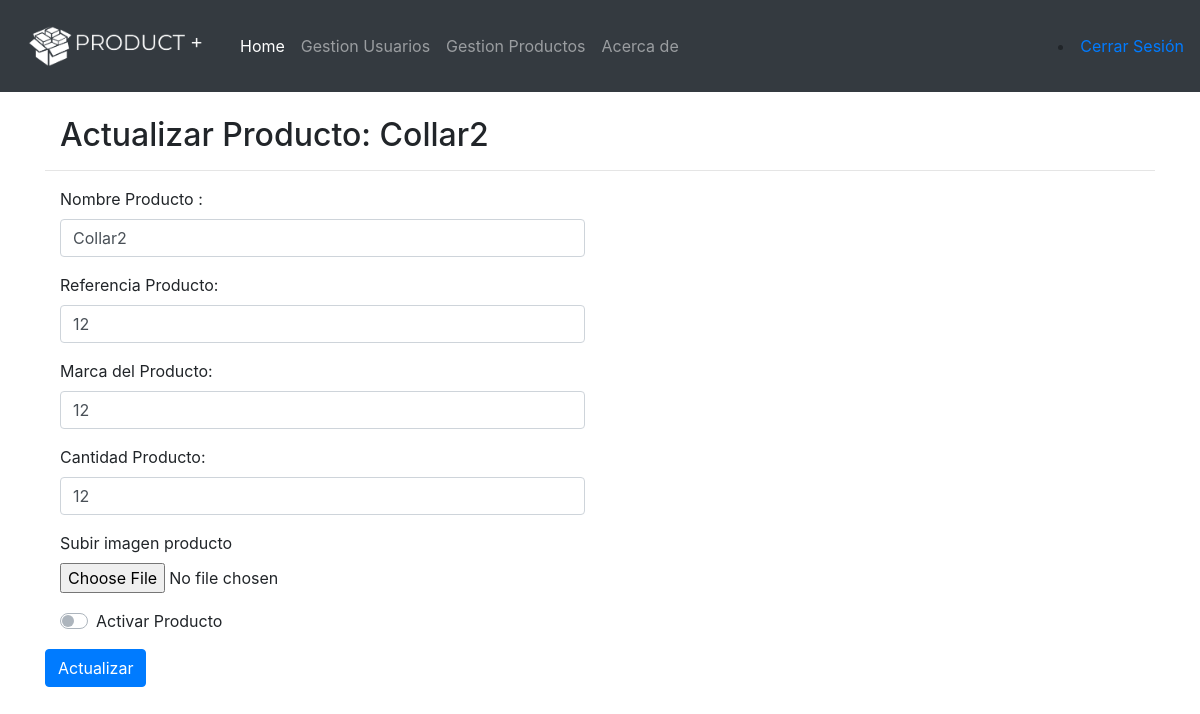
The app's page /updateProduct/1 (signed in) with its own data.
### app.py (models this page shows, shortened)
class Product(db.Model):
    id = db.Column(db.Integer, primary_key=True)
    nombre = db.Column(db.String(200), nullable=False)
    referencia = db.Column(db.String(25), nullable=False)
    marca = db.Column(db.String(50), nullable=False)
    precio = db.Column(db.Integer, nullable =False)
    cantidad = db.Column(db.Integer, nullable=False)
    imagen = db.Column(db.String(50), nullable=False)
    date_created = db.Column(db.DateTime, default=datetime.utcnow)
    estado = db.Column(db.String, nullable=False)

### app.py (the view)
@app.route('/updateProduct/<int:id>', methods=['GET', 'POST'])
@login_required
def update(id):
    product = Product.query.get_or_404(id)
    if request.method == 'POST':
        product.nombre = request.form['nombre']
        product.referencia = request.form['referencia']
        product.marca = request.form['marca']
        product.cantidad = request.form['cantidad']
        product.precio = request.form['precio']
        try:
            db.session.commit()
            return redirect('/product')
        except:
            return 'There was an issue updating your task'
    else:
        return render_template('updateProduct.html', product=product)

### app.py (called while the page is built)
def login_required(view):
    @functools.wraps( view )
    def wrapped_view(**kwargs):
        if g.user is None:
            return redirect( url_for( 'index' ) )
        return view( **kwargs )
    return wrapped_view

@app.before_request
def load_logged_in_user():
    user_id = session.get( 'user_id' )
    if user_id is None:
        g.user = None
    else:
        user = User.query.filter_by(id = user_id).first()
        g.user = user

### templates/updateProduct.html (shortened to what this page needs)
{% extends 'base.html' %} {% block content %}
<div class="container-md">
    <div class="abs-center">
        <form action="/updateProduct/{{ product.id }}" method="POST">
            <br>
            <div class="col-md-8">
                <h2 class="Display-2">Actualizar Producto: {{ product.nombre}}</h2>
            </div>
            <hr>
            <div class="form-group">
                <label class="col-md-4 control-label" for="lbnombreProducto">Nombre Producto :</label>
                <div class="col-md-6">
                    <input value="{{ product.nombre}}" id="nombreProducto" name="nombre" type="text" placeholder="Nombre Producto" class="form-control input-md" required="">
                </div>
            </div>
            <div class="form-group">
                <label class="col-md-4 control-label" for="lbreferencia">Referencia Producto: </label>
                <div class="col-md-6">
                    <input value="{{ product.referencia}}" id="referenciaProducto" name="referencia" type="text" placeholder="Ref. Producto" class="form-control input-md" required="">
                </div>
            </div>
            <div class="form-group">
                <label class="col-md-4 control-label" for="lbmarca">Marca del Producto: </label>
                <div class="col-md-6">
                    <input value="{{ product.marca}}" id="marcaProducto" name="marca" type="text" placeholder="Marca Producto" class="form-control input-md" required="">
                </div>
            </div>
            <div class="form-group">
                <label class="col-md-4 control-label" for="lbcantidad">Cantidad Producto: </label>
                <div class="col-md-6">
                    <input value="{{ product.cantidad}}" id="cantidadProducto" name="cantidad" type="number" placeholder="Cantidad" class="form-control input-md" required="">
                </div>
            </div>
            <div class="form-group">
                <div class="col-md-4">
                    <label for="subirImagenProducto">Subir imagen producto</label>
                    <input type="file" class="form-control-file" id="subirImagenProducto">
                </div>
            </div>
            <div class="form-group">
                <div class="col-md-4">
                    <div class="custom-control custom-switch">
                        <label class="custom-control-label" for="estadoProducto">Activar Producto</label>
                    </div>
                </div>
            </div>
            <input class="btn btn-primary" type="submit" value="Actualizar">
        </form>
    </div>
</div>
{% endblock %}

### static/css/main.css (style rules this page uses)
body, html { margin: 0; font-family: sans-serif; }

### records on screen
Product: nombre "Collar2", referencia "12", marca "12", cantidad "12"
